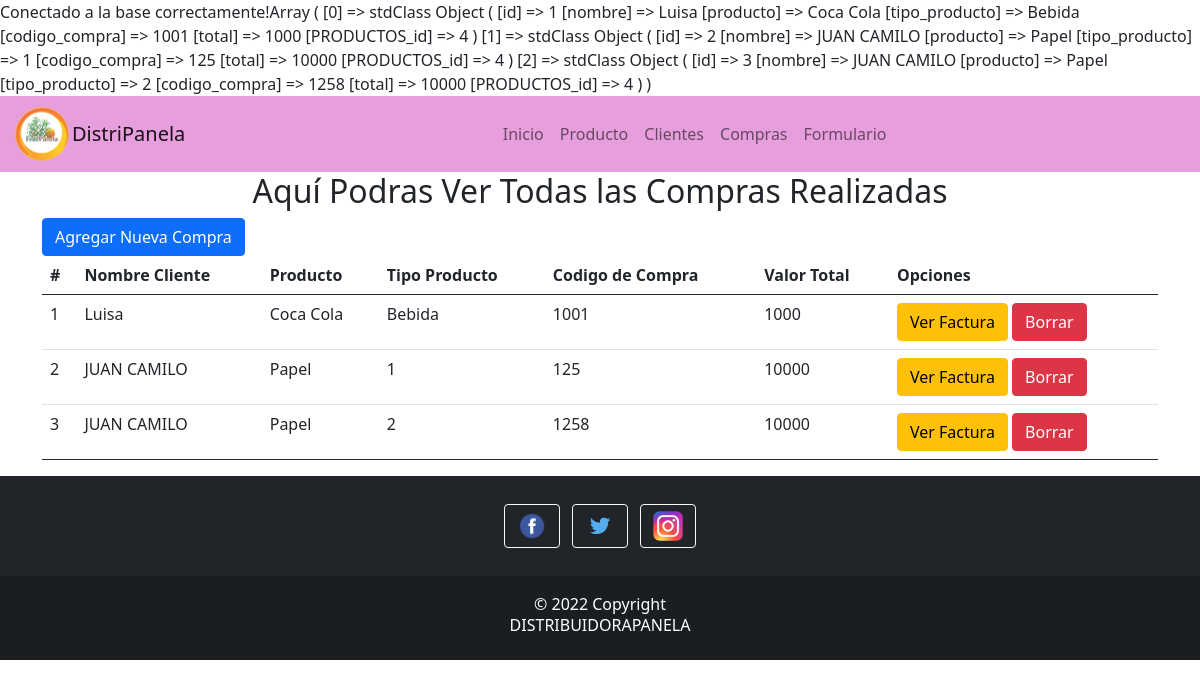
Screenshot of /compras.php with the database file from the repository.
### tables this page shows
CREATE TABLE `compras` (
  `id` int(11) NOT NULL,
  `nombre` varchar(500) NOT NULL,
  `producto` varchar(255) NOT NULL,
  `tipo_producto` varchar(50) NOT NULL,
  `codigo_compra` int(11) NOT NULL,
  `total` double NOT NULL,
  `PRODUCTOS_id` int(11) NOT NULL
);

### models/shopping.php (called while the page is built, shortened)
<?php
class classShopping
{
    private $conn;
    private $db_table = "compras";
    public function __construct($db)
    {
        $this->conn = $db;
    }
    public function search()
    {
        $query_search = 'SELECT  * FROM '. $this->db_table;
        $stmt_search = $this->conn->query($query_search);
        $stmt_search->execute();
        $table_result_search = $stmt_search->fetchAll(PDO::FETCH_OBJ);
        return $table_result_search;
    }
}

### compras.php (the view, shortened to what this page needs)
<?php include_once('config/connection_db.php')?>
<?php include_once('models/shopping.php')?>
<?php
$classDataBase = new classConnection_mysql;
$db = $classDataBase->connection();
$classShopping = new classShopping($db);
$obj_customer = $classShopping->search();
print_r($obj_customer);
?>
<!DOCTYPE html>
<html lang="en">
<head>
    <link href="https://cdn.jsdelivr.net/npm/bootstrap@5.0.2/dist/css/bootstrap.min.css" rel="stylesheet"
>
</head>
<body>
    <?php include 'includes/header.php' ?>
    <section>
        <div class="container">
            <section id="datos">
                <h2 class="text-center">Aquí Podras Ver Todas las Compras Realizadas</h2>
                <a href="actions/insert/insertar_compra.php" class="btn btn-primary"><i class="bi bi-x-circle-fill"></i>Agregar Nueva Compra</a>
                <table class="table">
                    <thead>
                        <tr>
                            <th scope="col">#</th>
                            <th scope="col">Nombre Cliente</th>
                            <th scope="col">Producto</th>
                            <th scope="col">Tipo Producto</th>
                            <th scope="col">Codigo de Compra</th>
                            <th scope="col">Valor Total</th>
                            <th scope="col">Opciones</th>
                        </tr>
                    </thead>
                    <tbody>
                  <?php foreach ($obj_customer as $row) : ?>
                    <tr>
                      <td><?php echo $row->id; ?></td>
                      <td><?php echo $row->nombre; ?></td>
                      <td><?php echo $row->producto; ?></td>
                      <td><?php echo $row->tipo_producto; ?></td>
                      <td><?php echo $row->codigo_compra; ?></td>
                      <td><?php echo $row->total; ?></td>
                      <td>
                        <a href="actions/edit/ver_factura.php?id=<?php echo $row->id;?>" class="btn btn-warning"><i class="bi bi-pencil-fill"></i>Ver Factura</a>
                        <a href="actions/delete/borrar_compra.php?id=<?php echo $row->id;?>" class="btn btn-danger"><i class="bi bi-x-circle-fill"></i>Borrar</a>
                      </td>
                    </tr>
                  <?php endforeach; ?>
                </tbody>
                </table>
            </section>
        </div>
    </section>
    <footer class="bg-dark text-center text-white">
        <div class="container p-4 pb-0">
            <section class="mb-4">
                <a class="btn btn-outline-light btn-floating m-1" href="#!" role="button"><img src="img/facebook.png"
                        width="30" height="30" alt=""></a>
                <a class="btn btn-outline-light btn-floating m-1" href="#!" role="button"><img src="img/twitter.png"
                        width="30" height="30" alt=""></a>
                <a class="btn btn-outline-light btn-floating m-1" href="#!" role="button">
                    <img src="img/Instagram.png" width="30" height="30" alt=""></i></a>
            </section>
        </div>
        <div class="text-center p-3" style="background-color: rgba(0, 0, 0, 0.2);">
            © 2022 Copyright
            <h6>DISTRIBUIDORAPANELA</h6>
        </div>
    </footer>
</body>
</html>

### includes/header.php (shortened to what this page needs)
<header>
        <nav class="navbar navbar-expand-lg navbar-light" style="background-color: #e79edd;">
            <div class="container-fluid">
                <img src="img/logo-png.png" width="60" height="60" alt="">
                <a class="navbar-brand" href="#">DistriPanela</a>
                <div class="collapse navbar-collapse" id="navbarNavDropdown">
                    <ul class="navbar-nav mx-auto">
                        <li class="nav-item">
                            <a class="nav-link" aria-current="page" href="home.php">Inicio</a>
                        </li>
                        <li class="nav-item">
                            <a class="nav-link" href="producto.php">Producto</a>
                        </li>
                        <li class="nav-item">
                            <a class="nav-link" href="clientes.php">Clientes</a>
                        </li>
                        <li class="nav-item">
                            <a class="nav-link" href="compras.php">Compras</a>
                        </li>
                        <li class="nav-item">
                            <a class="nav-link" href="formulario.php">Formulario</a>
                        </li>
                    </ul>
                </div>
            </div>
        </nav>
    </header>

### rows the page displays
compras: id "1", nombre "Luisa", producto "Coca Cola", tipo_producto "Bebida", codigo_compra "1001", total "1000"
compras: id "2", nombre "JUAN CAMILO", producto "Papel", tipo_producto "1", codigo_compra "125", total "10000"
compras: id "3", nombre "JUAN CAMILO", producto "Papel", tipo_producto "2", codigo_compra "1258", total "10000"
